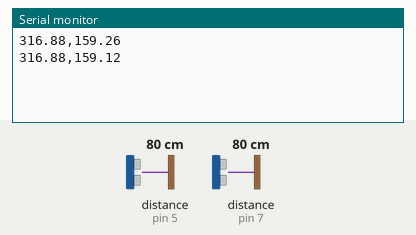
Bench run of a sketch on a simulated Arduino Uno, built with avr-gcc and run on an emulated ATmega328P. Parts: the last lines printed to the serial monitor. Wiring (inferred from the names in the program): 2 × ultrasonic range finder: trigger pin 4, echo pin 5 / trigger pin 6, echo pin 7. Inputs (shaded band) come from the test bench; at power-on: distance to the obstacle (sensors on pin 5, pin 7) 80 cm. The echo pulse lasts 58.3 µs per cm.

Above: at 2.8 s.
2.9 s: distance to the obstacle (sensor on pin 5) set to 2 cm
At 3.9 s:
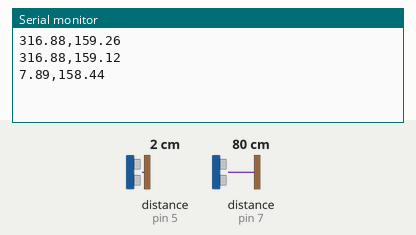
4.4 s: distance to the obstacle (sensor on pin 7) set to 2 cm
At 5.7 s:
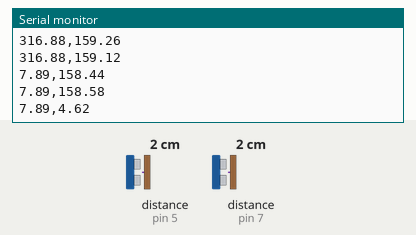
5.9 s: distance to the obstacle (sensor on pin 5) set to 4 cm
At 6.9 s:
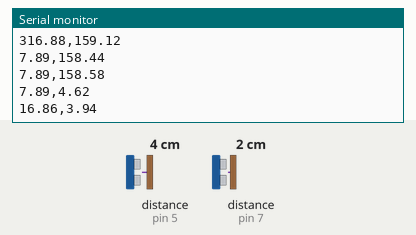
7.4 s: distance to the obstacle (sensor on pin 7) set to 4 cm
At 9.0 s:
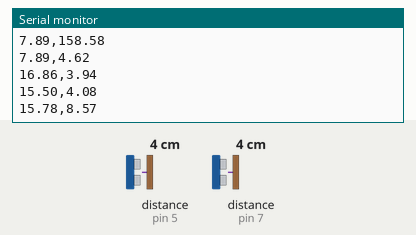
Timing chart, 0 to 9.9 s (numbered marks = the images above; inputs shaded):
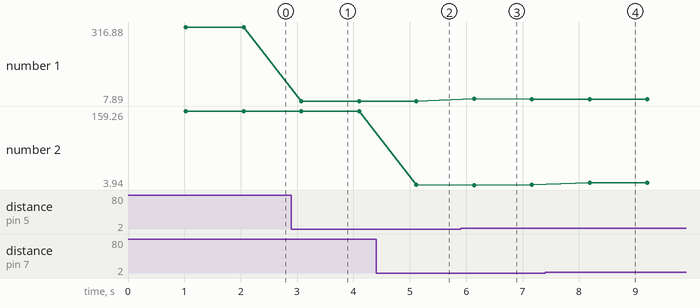

Measured:
- after the input at 2.9 s, the serial monitor: prints a new line after 0.17 s (image 1)
- after the input at 4.4 s, the serial monitor: prints a new line after 0.72 s (image 2)
- after the input at 5.9 s, the serial monitor: prints a new line after 0.24 s (image 3)
- after the input at 7.4 s, the serial monitor: prints a new line after 0.79 s (image 4)
- plotted number 1: 316.88 → 7.89 after the input at 2.9 s, 7.89 → 15.5 after the input at 5.9 s, 15.5 → 15.78 after the input at 7.4 s
- plotted number 2: 159.12 → 158.58 after the input at 2.9 s, 158.58 → 4.62 after the input at 4.4 s, 4.62 → 4.08 after the input at 5.9 s, 4.08 → 8.57 after the input at 7.4 s

The sketch:

Echolocation_2D.ino
```cpp
#define D1_TRIG 4                     // Distance Sensor 1 Trig Pin
#define D1_ECHO 5                     // Distance Sensor 1 Echo Pin
#define D2_TRIG 6                     // Distance Sensor 2 Trig Pin
#define D2_ECHO 7                     // Distance Sensor 2 Echo Pin
#define SPEED_OF_SOUND 0.034          // Speed of sound (cm/uS)

float baseline = 100;                 // Distance between the transducers (cm)
float distance1 = 0.0;                // From active sender (cm)
float distance2 = 0.0;                // From passive receiver (cm)
int task_timer = 0;                   // Task timer
bool task_flag = false;               // Task flag

void setup(){
  Serial.begin(9600);

  // Set pins
  pinMode(D1_ECHO, INPUT);
  pinMode(D2_ECHO, INPUT);
  pinMode(D1_TRIG, OUTPUT);
  pinMode(D2_TRIG, OUTPUT);

  digitalWrite(D1_TRIG, LOW);
  digitalWrite(D2_TRIG, LOW);

  // Configure timer to generate a compare-match interrupt every 1mS
  noInterrupts();                     // Disable interrupts
  TCCR2A = 0;                         // Clear control registers
  TCCR2B = 0;
  TCCR2B |= (1 << CS22) |             // 16MHz/128=8uS
            (1 << CS20) ;
  TCNT2 = 0;                          // Clear counter
  OCR2A = 125 - 1;                    // 8uS*125=1mS (allow for clock propagation)
  TIMSK2 |= (1 << OCIE2A);            // Enable output compare interrupt
  interrupts();                       // Enable interrupts
}

void loop(){
  // Measure object distances
  if(task_flag){
    task_flag = false;
    measure();

    // Send distance1 and distance2 to serial
    Serial.print(distance1); Serial.print(","); Serial.println(distance2);
  }
}

// Task scheduler (1mS interrupt)
ISR(TIMER2_COMPA_vect){
  task_timer++;

  if(task_timer > 499){               // Interval between pings (50mS=423cm)
    task_timer = 0;                   // Reset timer
    task_flag = true;                 // Signal loop() to perform task
  }
}

void measure(){
  // Variables to track time (ms) and echo line states
  unsigned long time_start;
  unsigned long time1_finish;
  unsigned long time2_finish;
  unsigned long time_delta;
  boolean echo1_recieved_flag;
  boolean echo2_recieved_flag;

  // Send 10uS trigger pulse
  digitalWrite(D1_TRIG, HIGH);
  digitalWrite(D2_TRIG, HIGH);
  delayMicroseconds(10);
  digitalWrite(D1_TRIG, LOW);
  digitalWrite(D2_TRIG, LOW);

  // Wait for both echo lines to go high
  while(!digitalRead(D1_ECHO));
  while(!digitalRead(D2_ECHO));

  // Save start time
  time_start = micros();

  // Reset the flags
  echo1_recieved_flag = false;
  echo2_recieved_flag = false;

  // Measure echo times
  while((!echo1_recieved_flag) || (!echo2_recieved_flag)){

    // If Echo 1 is recieved
    if((!echo1_recieved_flag) && (!digitalRead(D1_ECHO))){
      echo1_recieved_flag = true;
      time1_finish = micros();
      time_delta = time1_finish - time_start;

      // Distance = Time * Velocity
      // Multiply by 2 to include the return distance
      distance1 = ((float) time_delta) * (SPEED_OF_SOUND * 2);
    }

    // If Echo 2 is recieved
    if((!echo2_recieved_flag) && (!digitalRead(D2_ECHO))){
      echo2_recieved_flag = true;
      time2_finish = micros();
      time_delta = time2_finish - time_start;

      // Distance = Time * Velocity
      distance2 = ((float) time_delta) * SPEED_OF_SOUND;
    }
  }
}
```
